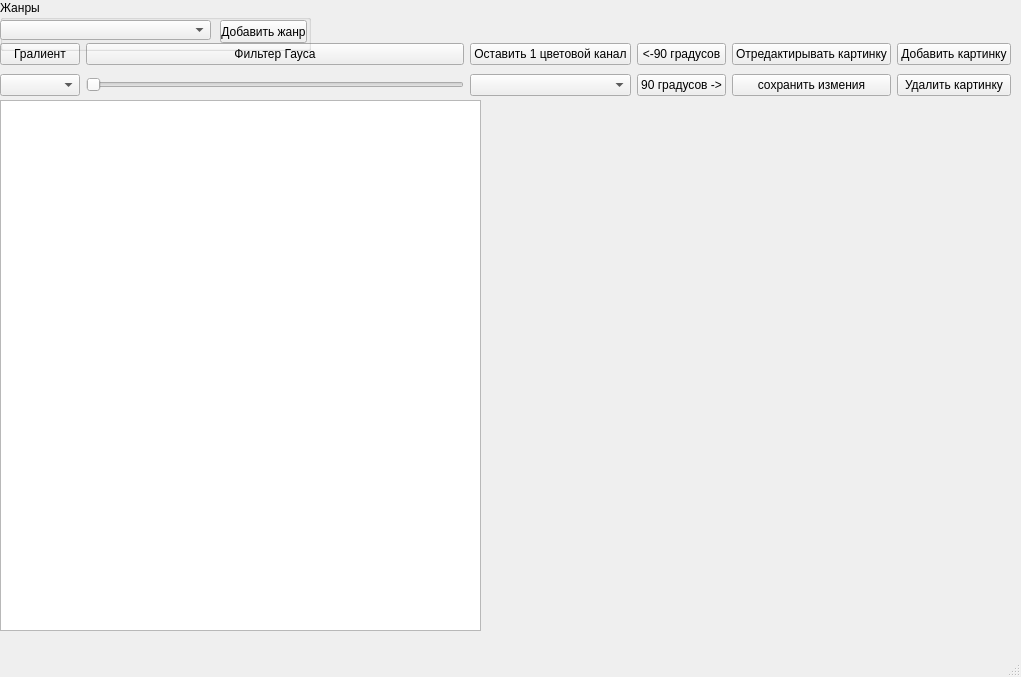
<?xml version="1.0" encoding="UTF-8"?>
<ui version="4.0">
 <class>MainWindow</class>
 <widget class="QMainWindow" name="MainWindow">
  <property name="geometry">
   <rect>
    <x>0</x>
    <y>0</y>
    <width>1021</width>
    <height>677</height>
   </rect>
  </property>
  <property name="windowTitle">
   <string>MainWindow</string>
  </property>
  <widget class="QWidget" name="centralwidget">
   <widget class="QLabel" name="l_image">
    <property name="geometry">
     <rect>
      <x>520</x>
      <y>100</y>
      <width>481</width>
      <height>531</height>
     </rect>
    </property>
    <property name="text">
     <string/>
    </property>
   </widget>
   <widget class="QWidget" name="gridLayoutWidget">
    <property name="geometry">
     <rect>
      <x>0</x>
      <y>40</y>
      <width>1011</width>
      <height>61</height>
     </rect>
    </property>
    <layout class="QGridLayout" name="gridLayout">
     <item row="0" column="8">
      <widget class="QPushButton" name="new_2">
       <property name="text">
        <string>Добавить картинку</string>
       </property>
      </widget>
     </item>
     <item row="1" column="8">
      <widget class="QPushButton" name="dell">
       <property name="text">
        <string>Удалить картинку</string>
       </property>
      </widget>
     </item>
     <item row="0" column="2">
      <widget class="QPushButton" name="grad">
       <property name="text">
        <string>Гралиент</string>
       </property>
      </widget>
     </item>
     <item row="1" column="6">
      <widget class="QPushButton" name="right">
       <property name="text">
        <string>90 градусов -&gt;</string>
       </property>
      </widget>
     </item>
     <item row="0" column="4">
      <widget class="QPushButton" name="gaus">
       <property name="text">
        <string>Фильтер Гауса</string>
       </property>
      </widget>
     </item>
     <item row="0" column="6">
      <widget class="QPushButton" name="left">
       <property name="toolTipDuration">
        <number>-1</number>
       </property>
       <property name="text">
        <string>&lt;-90 градусов</string>
       </property>
      </widget>
     </item>
     <item row="1" column="2">
      <widget class="QComboBox" name="rgbgrad"/>
     </item>
     <item row="1" column="5">
      <widget class="QComboBox" name="rgbsave"/>
     </item>
     <item row="1" column="7">
      <widget class="QPushButton" name="save">
       <property name="text">
        <string>сохранить измения</string>
       </property>
      </widget>
     </item>
     <item row="0" column="5">
      <widget class="QPushButton" name="rgdel">
       <property name="text">
        <string>Оставить 1 цветовой канал</string>
       </property>
      </widget>
     </item>
     <item row="0" column="7">
      <widget class="QPushButton" name="fix">
       <property name="text">
        <string>Отредактирывать картинку</string>
       </property>
      </widget>
     </item>
     <item row="1" column="4">
      <widget class="QSlider" name="gaus_value">
       <property name="orientation">
        <enum>Qt::Horizontal</enum>
       </property>
      </widget>
     </item>
    </layout>
   </widget>
   <widget class="QGroupBox" name="groupBox">
    <property name="geometry">
     <rect>
      <x>0</x>
      <y>0</y>
      <width>311</width>
      <height>51</height>
     </rect>
    </property>
    <property name="title">
     <string>Жанры</string>
    </property>
    <widget class="QComboBox" name="cmb_genres">
     <property name="geometry">
      <rect>
       <x>0</x>
       <y>20</y>
       <width>211</width>
       <height>20</height>
      </rect>
     </property>
    </widget>
   </widget>
   <widget class="QTableView" name="im_table">
    <property name="geometry">
     <rect>
      <x>0</x>
      <y>100</y>
      <width>481</width>
      <height>531</height>
     </rect>
    </property>
    <property name="selectionBehavior">
     <enum>QAbstractItemView::SelectRows</enum>
    </property>
   </widget>
   <widget class="QPushButton" name="b_new_genre">
    <property name="geometry">
     <rect>
      <x>220</x>
      <y>20</y>
      <width>87</width>
      <height>23</height>
     </rect>
    </property>
    <property name="text">
     <string>Добавить жанр</string>
    </property>
   </widget>
  </widget>
  <widget class="QMenuBar" name="menubar">
   <property name="geometry">
    <rect>
     <x>0</x>
     <y>0</y>
     <width>1021</width>
     <height>21</height>
    </rect>
   </property>
  </widget>
  <widget class="QStatusBar" name="statusbar"/>
  <action name="action_3">
   <property name="text">
    <string>ьлдьд</string>
   </property>
  </action>
  <action name="action_4">
   <property name="text">
    <string>ь лщлщз</string>
   </property>
  </action>
 </widget>
 <resources/>
 <connections/>
</ui>
